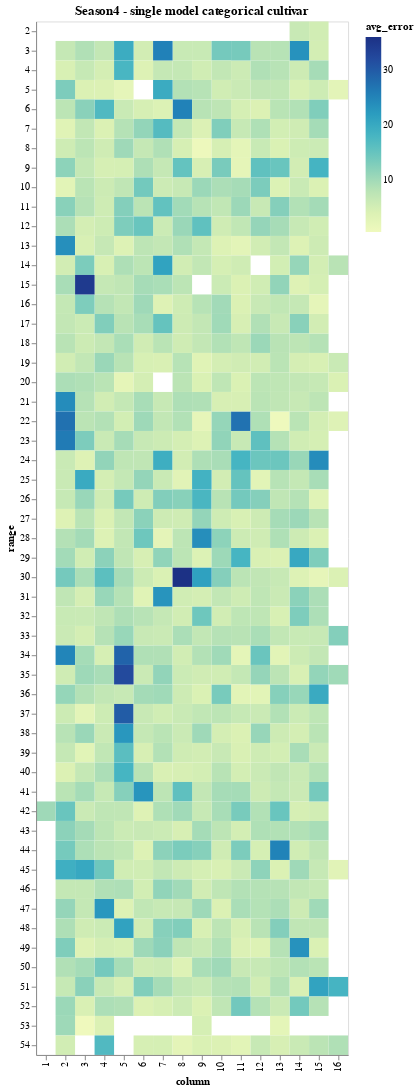

The notebook cell saved with this chart:
### Code cell
import altair as alt
alt.Chart(plotdf, title="Season4 - single model categorical cultivar").mark_rect().encode(
    x='column:O',
    y='range:O',
    color='avg_error',
    tooltip=[
        alt.Tooltip('cultivar:Q', title='Cultivar'),
        alt.Tooltip('avg_error:Q', title='Avg Err %'),
        alt.Tooltip('range:O',title='range'),
        alt.Tooltip('column:O',title='column')
    ]
)

### Figure 1 — Vega-Lite specification as saved in the notebook (floating-point values rounded to 4 significant figures; data arrays with more than 128 entries replaced by an {"elided": "..."} marker saying what was removed)
{"config": {"view": {"continuousWidth": 400, "continuousHeight": 300}}, "data": {"name": "data-289543618ab30a70c302a893b149e580"}, "mark": "rect", "encoding": {"color": {"type": "quantitative", "field": "avg_error"}, "tooltip": [{"type": "quantitative", "field": "cultivar", "title": "Cultivar"}, {"type": "quantitative", "field": "avg_error", "title": "Avg Err %"}, {"type": "ordinal", "field": "range", "title": "range"}, {"type": "ordinal", "field": "column", "title": "column"}], "x": {"type": "ordinal", "field": "column"}, "y": {"type": "ordinal", "field": "range"}}, "title": "Season4 - single model categorical cultivar", "$schema": "https://vega.github.io/schema/vega-lite/v4.8.1.json", "datasets": {"data-289543618ab30a70c302a893b149e580": {"elided": "727 records"}}}
